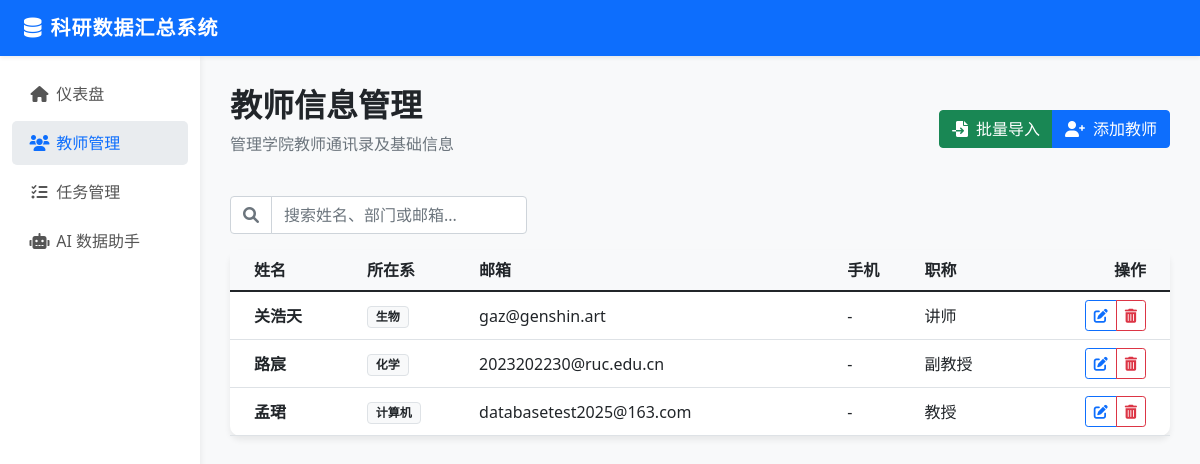
The page /teachers on the database its author committed.
### models.py (models this page shows, shortened)
class Teacher(db.Model):
    __tablename__ = 'teachers'
    teacher_id = db.Column(db.Integer, primary_key=True)
    teacher_name = db.Column(db.String(50), nullable=False)
    department = db.Column(db.String(50), nullable=False)
    email = db.Column(db.String(100), unique=True, nullable=False)
    phone = db.Column(db.String(20))
    id_card = db.Column(db.String(20))
    birthdate = db.Column(db.Date)
    title = db.Column(db.String(50))
    position = db.Column(db.String(50))
    education = db.Column(db.String(50))
    degree = db.Column(db.String(50))
    created_at = db.Column(db.DateTime, default=datetime.utcnow)

### app.py (the view)
@app.route('/teachers')
def manage_teachers():
    teachers = Teacher.query.order_by(Teacher.created_at.desc()).all()
    return render_template('teachers.html', teachers=teachers)

### templates/teachers.html (shortened to what this page needs)
{% extends "base.html" %}
{% block content %}
<div class="d-flex justify-content-between align-items-center mb-4">
    <div>
        <h2 class="fw-bold">教师信息管理</h2>
        <p class="text-muted">管理学院教师通讯录及基础信息</p>
    </div>
    <div class="btn-group">
        <button class="btn btn-success" data-bs-toggle="modal" data-bs-target="#importTeacherModal">
            <i class="fas fa-file-import me-2"></i>批量导入
        </button>
        <button class="btn btn-primary" data-bs-toggle="modal" data-bs-target="#addTeacherModal">
            <i class="fas fa-user-plus me-2"></i>添加教师
        </button>
    </div>
</div>
<div class="row mb-3">
    <div class="col-md-4">
        <div class="input-group">
            <span class="input-group-text bg-white"><i class="fas fa-search text-muted"></i></span>
            <input type="text" id="teacherSearch" class="form-control" placeholder="搜索姓名、部门或邮箱...">
        </div>
    </div>
</div>
<div class="card">
    <div class="card-body p-0">
        <div class="table-responsive">
            <table class="table table-hover align-middle mb-0" id="teacherTable">
                <thead class="bg-light">
                    <tr>
                        <th class="ps-4">姓名</th>
                        <th>所在系</th>
                        <th>邮箱</th>
                        <th>手机</th>
                        <th>职称</th>
                        <th class="text-end pe-4">操作</th>
                    </tr>
                </thead>
                <tbody>
                    {% for teacher in teachers %}
                    <tr>
                        <td class="ps-4 fw-bold">{{ teacher.teacher_name }}</td>
                        <td><span class="badge bg-light text-dark border">{{ teacher.department }}</span></td>
                        <td>{{ teacher.email }}</td>
                        <td>{{ teacher.phone or '-' }}</td>
                        <td>{{ teacher.title or '-' }}</td>
                        <td class="text-end pe-4">
                            <div class="btn-group">
                                <button class="btn btn-sm btn-outline-primary" onclick="editTeacher({{ teacher.teacher_id }})" title="编辑">
                                    <i class="fas fa-edit"></i>
                                </button>
                            <button class="btn btn-sm btn-outline-danger" onclick="deleteTeacher({{ teacher.teacher_id }}, '{{ teacher.teacher_name }}')">
                                <i class="fas fa-trash-alt"></i>
                            </button>
                        </td>
                    </tr>
                    {% endfor %}
                </tbody>
            </table>
        </div>
    </div>
</div>
{% endblock %}

### templates/base.html (shortened to what this page needs)
<!DOCTYPE html>
<html lang="zh-CN">
<head>
    <link href="https://cdn.jsdelivr.net/npm/bootstrap@5.1.3/dist/css/bootstrap.min.css" rel="stylesheet">
    <link href="https://cdnjs.cloudflare.com/ajax/libs/font-awesome/6.0.0/css/all.min.css" rel="stylesheet">
</head>
<body>
    <nav class="navbar navbar-expand-lg navbar-dark bg-primary sticky-top shadow-sm">
        <div class="container-fluid px-4">
            <a class="navbar-brand" href="{{ url_for('index') }}">
                <i class="fas fa-database me-2"></i>科研数据汇总系统
            </a>
        </div>
    </nav>
    <div class="container-fluid">
        <div class="row">
            <div class="col-md-2 sidebar py-3">
                <ul class="nav flex-column">
                    <li class="nav-item">
                        <a class="nav-link {{ 'active' if request.endpoint == 'index' }}" href="{{ url_for('index') }}">
                            <i class="fas fa-home"></i> 仪表盘
                        </a>
                    </li>
                    <li class="nav-item">
                        <a class="nav-link {{ 'active' if request.endpoint == 'manage_teachers' }}" href="{{ url_for('manage_teachers') }}">
                            <i class="fas fa-users"></i> 教师管理
                        </a>
                    </li>
                    <li class="nav-item">
                        <a class="nav-link {{ 'active' if request.endpoint == 'manage_tasks' }}" href="{{ url_for('manage_tasks') }}">
                            <i class="fas fa-tasks"></i> 任务管理
                        </a>
                    </li>
                    <li class="nav-item">
                        <a class="nav-link {{ 'active' if request.endpoint == 'ai_assistant' }}" href="{{ url_for('ai_assistant') }}">
                            <i class="fas fa-robot"></i> AI 数据助手
                        </a>
                    </li>
                </ul>
            </div>
            <div class="col-md-10 content-area">
                {% block content %}{% endblock %}
            </div>
        </div>
    </div>
</body>
</html>

### templates/base.html (style rules this page uses)
body { background-color: #f8f9fa; }
.navbar-brand { font-weight: bold; letter-spacing: 1px; }
.sidebar { min-height: calc(100vh - 56px); background: #fff; box-shadow: 2px 0 5px rgba(0,0,0,0.05); }
.content-area { padding: 30px; }
.card { border: none; box-shadow: 0 4px 6px rgba(0,0,0,0.07); border-radius: 10px; margin-bottom: 20px; transition: transform 0.2s; }
.nav-link { color: #555; border-radius: 5px; margin-bottom: 5px; padding: 10px 15px; }
.nav-link:hover, .nav-link.active { background-color: #e9ecef; color: #0d6efd; font-weight: 500; }
.nav-link i { width: 25px; text-align: center; }

### rows shown on the page
Teacher: teacher_name "关浩天", department "生物", email "gaz@genshin.art", phone "-", title "讲师"
Teacher: teacher_name "路宸", department "化学", email "2023202230@ruc.edu.cn", phone "-", title "副教授"
Teacher: teacher_name "孟珺", department "计算机", email "databasetest2025@163.com", phone "-", title "教授"
